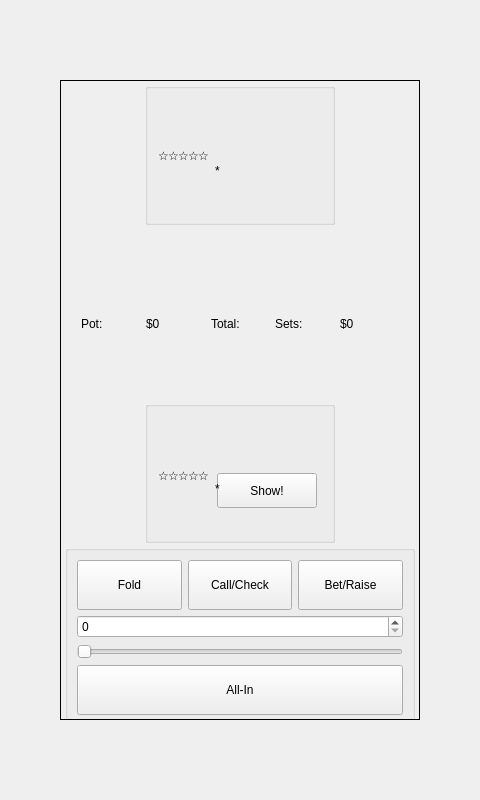
<?xml version="1.0" encoding="UTF-8"?>
<ui version="4.0">
 <class>gameTable</class>
 <widget class="QMainWindow" name="gameTable">
  <property name="geometry">
   <rect>
    <x>0</x>
    <y>0</y>
    <width>480</width>
    <height>800</height>
   </rect>
  </property>
  <property name="minimumSize">
   <size>
    <width>360</width>
    <height>640</height>
   </size>
  </property>
  <property name="windowTitle">
   <string>PokerTH</string>
  </property>
  <widget class="QWidget" name="centralwidget">
   <layout class="QGridLayout" name="gridLayout_Centering">
    <item row="1" column="1">
     <widget class="QFrame" name="frame_FixedContainer">
      <property name="minimumSize">
       <size>
        <width>360</width>
        <height>640</height>
       </size>
      </property>
      <property name="maximumSize">
       <size>
        <width>360</width>
        <height>640</height>
       </size>
      </property>
      <property name="frameShape">
       <enum>QFrame::Box</enum>
      </property>
      <property name="lineWidth">
       <number>1</number>
      </property>
      <layout class="QVBoxLayout" name="verticalLayout_Main">
       <property name="spacing">
        <number>2</number>
       </property>
       <property name="leftMargin">
        <number>2</number>
       </property>
       <property name="topMargin">
        <number>2</number>
       </property>
       <property name="rightMargin">
        <number>2</number>
       </property>
       <property name="bottomMargin">
        <number>2</number>
       </property>
       
       <!-- Opponent -->
       <item alignment="Qt::AlignHCenter">
        <widget class="QGroupBox" name="groupBox1">
         <property name="minimumSize">
          <size>
           <width>190</width>
           <height>142</height>
          </size>
         </property>
         <property name="maximumSize">
          <size>
           <width>190</width>
           <height>142</height>
          </size>
         </property>
         <property name="title">
          <string/>
         </property>
         <property name="alignment">
          <set>Qt::AlignCenter</set>
         </property>
         <widget class="MyAvatarLabel" name="label_Avatar1">
          <property name="geometry">
           <rect>
            <x>13</x>
            <y>79</y>
            <width>50</width>
            <height>50</height>
           </rect>
          </property>
          <property name="scaledContents">
           <bool>true</bool>
          </property>
         </widget>
         <widget class="MyNameLabel" name="label_PlayerName1">
          <property name="geometry">
           <rect>
            <x>70</x>
            <y>117</y>
            <width>104</width>
            <height>14</height>
           </rect>
          </property>
          <property name="alignment">
           <set>Qt::AlignLeading|Qt::AlignLeft|Qt::AlignTop</set>
          </property>
          <property name="openExternalLinks">
           <bool>true</bool>
          </property>
         </widget>
         <widget class="MySetLabel" name="textLabel_Set1">
          <property name="geometry">
           <rect>
            <x>70</x>
            <y>10</y>
            <width>104</width>
            <height>14</height>
           </rect>
          </property>
          <property name="alignment">
           <set>Qt::AlignBottom|Qt::AlignHCenter</set>
          </property>
         </widget>
         <widget class="MyCashLabel" name="textLabel_Cash1">
          <property name="geometry">
           <rect>
            <x>70</x>
            <y>104</y>
            <width>104</width>
            <height>14</height>
           </rect>
          </property>
         </widget>
         <widget class="QLabel" name="textLabel_Button1">
          <property name="geometry">
           <rect>
            <x>18</x>
            <y>16</y>
            <width>40</width>
            <height>42</height>
           </rect>
          </property>
          <property name="text">
           <string/>
          </property>
          <property name="scaledContents">
           <bool>true</bool>
          </property>
         </widget>
         <widget class="MyCardsPixmapLabel" name="pixmapLabel_card1a">
          <property name="geometry">
           <rect>
            <x>86</x>
            <y>26</y>
            <width>48</width>
            <height>76</height>
           </rect>
          </property>
          <property name="scaledContents">
           <bool>true</bool>
          </property>
         </widget>
         <widget class="MyCardsPixmapLabel" name="pixmapLabel_card1b">
          <property name="geometry">
           <rect>
            <x>110</x>
            <y>26</y>
            <width>48</width>
            <height>76</height>
           </rect>
          </property>
          <property name="scaledContents">
           <bool>true</bool>
          </property>
         </widget>
         <widget class="MyStatusLabel" name="textLabel_Status1">
          <property name="geometry">
           <rect>
            <x>67</x>
            <y>43</y>
            <width>111</width>
            <height>40</height>
           </rect>
          </property>
          <property name="text">
           <string/>
          </property>
          <property name="alignment">
           <set>Qt::AlignCenter</set>
          </property>
         </widget>
         <widget class="MyTimeoutLabel" name="label_Timeout1">
          <property name="geometry">
           <rect>
            <x>12</x>
            <y>57</y>
            <width>52</width>
            <height>10</height>
           </rect>
          </property>
          <property name="text">
           <string/>
          </property>
         </widget>
         <widget class="QLabel" name="label_playerTip1">
          <property name="geometry">
           <rect>
            <x>70</x>
            <y>79</y>
            <width>16</width>
            <height>17</height>
           </rect>
          </property>
          <property name="text">
           <string notr="true">*</string>
          </property>
         </widget>
         <widget class="QLabel" name="label_Star31">
          <property name="geometry">
           <rect>
            <x>33</x>
            <y>65</y>
            <width>12</width>
            <height>12</height>
           </rect>
          </property>
          <property name="text">
           <string notr="true">&lt;a&gt;&amp;#9734;&lt;/a&gt;</string>
          </property>
         </widget>
         <widget class="QLabel" name="label_Star21">
          <property name="geometry">
           <rect>
            <x>23</x>
            <y>65</y>
            <width>12</width>
            <height>12</height>
           </rect>
          </property>
          <property name="text">
           <string notr="true">&lt;a&gt;&amp;#9734;&lt;/a&gt;</string>
          </property>
         </widget>
         <widget class="QLabel" name="label_Star51">
          <property name="geometry">
           <rect>
            <x>53</x>
            <y>65</y>
            <width>12</width>
            <height>12</height>
           </rect>
          </property>
          <property name="text">
           <string notr="true">&lt;a&gt;&amp;#9734;&lt;/a&gt;</string>
          </property>
         </widget>
         <widget class="QLabel" name="label_Star41">
          <property name="geometry">
           <rect>
            <x>43</x>
            <y>65</y>
            <width>12</width>
            <height>12</height>
           </rect>
          </property>
          <property name="text">
           <string notr="true">&lt;a&gt;&amp;#9734;&lt;/a&gt;</string>
          </property>
         </widget>
         <widget class="QLabel" name="label_Star11">
          <property name="geometry">
           <rect>
            <x>13</x>
            <y>65</y>
            <width>12</width>
            <height>12</height>
           </rect>
          </property>
          <property name="text">
           <string notr="true">&lt;a&gt;&amp;#9734;&lt;/a&gt;</string>
          </property>
         </widget>
        </widget>
       </item>

       <!-- Board -->
       <item alignment="Qt::AlignHCenter">
        <widget class="QGroupBox" name="groupBox_Board">
         <property name="minimumSize">
          <size>
           <width>350</width>
           <height>180</height>
          </size>
         </property>
         <property name="styleSheet">
          <string notr="true">QGroupBox {border-style:none;}</string>
         </property>
         <layout class="QVBoxLayout" name="verticalLayout_Board">
          <item>
           <widget class="QGroupBox" name="groupBox">
            <property name="minimumSize">
             <size>
              <width>340</width>
              <height>100</height>
             </size>
            </property>
            <widget class="MyCardsPixmapLabel" name="pixmapLabel_cardBoard4">
             <property name="geometry">
              <rect>
               <x>270</x>
               <y>5</y>
               <width>60</width>
               <height>90</height>
              </rect>
             </property>
             <property name="scaledContents"><bool>true</bool></property>
            </widget>
            <widget class="MyCardsPixmapLabel" name="pixmapLabel_cardBoard1">
             <property name="geometry">
              <rect>
               <x>75</x>
               <y>5</y>
               <width>60</width>
               <height>90</height>
              </rect>
             </property>
             <property name="scaledContents"><bool>true</bool></property>
            </widget>
            <widget class="MyCardsPixmapLabel" name="pixmapLabel_cardBoard0">
             <property name="geometry">
              <rect>
               <x>10</x>
               <y>5</y>
               <width>60</width>
               <height>90</height>
              </rect>
             </property>
             <property name="scaledContents"><bool>true</bool></property>
            </widget>
            <widget class="MyCardsPixmapLabel" name="pixmapLabel_cardBoard2">
             <property name="geometry">
              <rect>
               <x>140</x>
               <y>5</y>
               <width>60</width>
               <height>90</height>
              </rect>
             </property>
             <property name="scaledContents"><bool>true</bool></property>
            </widget>
            <widget class="MyCardsPixmapLabel" name="pixmapLabel_cardBoard3">
             <property name="geometry">
              <rect>
               <x>205</x>
               <y>5</y>
               <width>60</width>
               <height>90</height>
              </rect>
             </property>
             <property name="scaledContents"><bool>true</bool></property>
            </widget>
            
            <widget class="QLabel" name="label_CardHolder0"><property name="geometry"><rect><x>10</x><y>5</y><width>60</width><height>90</height></rect></property></widget>
            <widget class="QLabel" name="label_CardHolder1"><property name="geometry"><rect><x>75</x><y>5</y><width>60</width><height>90</height></rect></property></widget>
            <widget class="QLabel" name="label_CardHolder2"><property name="geometry"><rect><x>140</x><y>5</y><width>60</width><height>90</height></rect></property></widget>
            <widget class="QLabel" name="label_CardHolder3"><property name="geometry"><rect><x>205</x><y>5</y><width>60</width><height>90</height></rect></property></widget>
            <widget class="QLabel" name="label_CardHolder4"><property name="geometry"><rect><x>270</x><y>5</y><width>60</width><height>90</height></rect></property></widget>

           </widget>
          </item>
          <item>
           <widget class="QLabel" name="textLabel_handLabel">
            <property name="alignment">
             <set>Qt::AlignCenter</set>
            </property>
           </widget>
          </item>
          
          <item>
           <widget class="QFrame" name="framePotInfo">
            <layout class="QHBoxLayout">
             <item><widget class="QLabel" name="label_Pot"><property name="text"><string>Pot:</string></property></widget></item>
             <item><widget class="QLabel" name="textLabel_Pot"><property name="text"><string>$0</string></property></widget></item>
             <item><widget class="QLabel" name="label_Total"><property name="text"><string>Total:</string></property></widget></item>
             <item><widget class="QLabel" name="label_Sets"><property name="text"><string>Sets:</string></property></widget></item>
             <item><widget class="QLabel" name="textLabel_Sets"><property name="text"><string>$0</string></property></widget></item>
            </layout>
           </widget>
          </item>

          <item>
           <widget class="QLabel" name="label_WinningCombination">
            <property name="alignment">
             <set>Qt::AlignCenter</set>
            </property>
           </widget>
          </item>
          
          <!-- Info Labels restored -->
          <item>
           <widget class="QFrame" name="framegameinfo">
            <layout class="QHBoxLayout">
             <item><widget class="QLabel" name="label_gameNumber"/></item>
             <item><widget class="QLabel" name="label_gameNumberValue"/></item>
             <item><widget class="QLabel" name="label_handNumber"/></item>
             <item><widget class="QLabel" name="label_handNumberValue"/></item>
            </layout>
           </widget>
          </item>
         </layout>
        </widget>
       </item>

       <!-- Player -->
       <item alignment="Qt::AlignHCenter">
        <widget class="QGroupBox" name="groupBox0">
         <property name="minimumSize">
          <size>
           <width>190</width>
           <height>142</height>
          </size>
         </property>
         <property name="maximumSize">
          <size>
           <width>190</width>
           <height>142</height>
          </size>
         </property>
         <property name="title">
          <string/>
         </property>
         <widget class="MyAvatarLabel" name="label_Avatar0">
          <property name="geometry">
           <rect>
            <x>13</x>
            <y>79</y>
            <width>50</width>
            <height>50</height>
           </rect>
          </property>
          <property name="scaledContents">
           <bool>true</bool>
          </property>
         </widget>
         <widget class="MyNameLabel" name="label_PlayerName0">
          <property name="geometry">
           <rect>
            <x>70</x>
            <y>117</y>
            <width>104</width>
            <height>14</height>
           </rect>
          </property>
          <property name="alignment">
           <set>Qt::AlignLeading|Qt::AlignLeft|Qt::AlignTop</set>
          </property>
          <property name="openExternalLinks">
           <bool>true</bool>
          </property>
         </widget>
         <widget class="MySetLabel" name="textLabel_Set0">
          <property name="geometry">
           <rect>
            <x>70</x>
            <y>10</y>
            <width>104</width>
            <height>14</height>
           </rect>
          </property>
          <property name="alignment">
           <set>Qt::AlignBottom|Qt::AlignHCenter</set>
          </property>
         </widget>
         <widget class="MyCashLabel" name="textLabel_Cash0">
          <property name="geometry">
           <rect>
            <x>70</x>
            <y>104</y>
            <width>104</width>
            <height>12</height>
           </rect>
          </property>
         </widget>
         <widget class="QLabel" name="textLabel_Button0">
          <property name="geometry">
           <rect>
            <x>18</x>
            <y>16</y>
            <width>40</width>
            <height>42</height>
           </rect>
          </property>
          <property name="text">
           <string/>
          </property>
          <property name="scaledContents">
           <bool>true</bool>
          </property>
         </widget>
         <widget class="MyCardsPixmapLabel" name="pixmapLabel_card0a">
          <property name="geometry">
           <rect>
            <x>86</x>
            <y>26</y>
            <width>48</width>
            <height>76</height>
           </rect>
          </property>
          <property name="scaledContents">
           <bool>true</bool>
          </property>
         </widget>
         <widget class="MyCardsPixmapLabel" name="pixmapLabel_card0b">
          <property name="geometry">
           <rect>
            <x>110</x>
            <y>26</y>
            <width>48</width>
            <height>76</height>
           </rect>
          </property>
          <property name="scaledContents">
           <bool>true</bool>
          </property>
         </widget>
         <widget class="MyStatusLabel" name="textLabel_Status0">
          <property name="geometry">
           <rect>
            <x>67</x>
            <y>43</y>
            <width>111</width>
            <height>40</height>
           </rect>
          </property>
          <property name="text">
           <string/>
          </property>
          <property name="alignment">
           <set>Qt::AlignCenter</set>
          </property>
         </widget>
         <widget class="MyTimeoutLabel" name="label_Timeout0">
          <property name="geometry">
           <rect>
            <x>12</x>
            <y>64</y>
            <width>52</width>
            <height>10</height>
           </rect>
          </property>
          <property name="text">
           <string/>
          </property>
         </widget>
         <widget class="MyActionButton" name="pushButton_showMyCards">
          <property name="geometry">
           <rect>
            <x>72</x>
            <y>72</y>
            <width>100</width>
            <height>35</height>
           </rect>
          </property>
          <property name="text">
           <string notr="true">Show!</string>
          </property>
         </widget>
         <widget class="QLabel" name="label_playerTip0">
          <property name="geometry">
           <rect>
            <x>70</x>
            <y>79</y>
            <width>16</width>
            <height>17</height>
           </rect>
          </property>
          <property name="text">
           <string notr="true">*</string>
          </property>
         </widget>
         <widget class="QLabel" name="label_Star30">
          <property name="geometry">
           <rect>
            <x>33</x>
            <y>67</y>
            <width>12</width>
            <height>12</height>
           </rect>
          </property>
          <property name="text">
           <string notr="true">&lt;a&gt;&amp;#9734;&lt;/a&gt;</string>
          </property>
         </widget>
         <widget class="QLabel" name="label_Star20">
          <property name="geometry">
           <rect>
            <x>23</x>
            <y>67</y>
            <width>12</width>
            <height>12</height>
           </rect>
          </property>
          <property name="text">
           <string notr="true">&lt;a&gt;&amp;#9734;&lt;/a&gt;</string>
          </property>
         </widget>
         <widget class="QLabel" name="label_Star50">
          <property name="geometry">
           <rect>
            <x>53</x>
            <y>67</y>
            <width>12</width>
            <height>12</height>
           </rect>
          </property>
          <property name="text">
           <string notr="true">&lt;a&gt;&amp;#9734;&lt;/a&gt;</string>
          </property>
         </widget>
         <widget class="QLabel" name="label_Star40">
          <property name="geometry">
           <rect>
            <x>43</x>
            <y>67</y>
            <width>12</width>
            <height>12</height>
           </rect>
          </property>
          <property name="text">
           <string notr="true">&lt;a&gt;&amp;#9734;&lt;/a&gt;</string>
          </property>
         </widget>
         <widget class="QLabel" name="label_Star10">
          <property name="geometry">
           <rect>
            <x>13</x>
            <y>67</y>
            <width>12</width>
            <height>12</height>
           </rect>
          </property>
          <property name="text">
           <string notr="true">&lt;a&gt;&amp;#9734;&lt;/a&gt;</string>
          </property>
         </widget>
        </widget>
       </item>

       <!-- Controls -->
       <item alignment="Qt::AlignHCenter">
        <widget class="QGroupBox" name="groupBoxControls">
         <property name="minimumSize">
          <size>
           <width>350</width>
           <height>180</height>
          </size>
         </property>
         <property name="title">
          <string/>
         </property>
         <layout class="QGridLayout" name="gridLayout_Controls">
          <item row="0" column="0">
           <widget class="MyActionButton" name="pushButton_Fold">
            <property name="minimumSize">
             <size>
              <width>0</width>
              <height>50</height>
             </size>
            </property>
            <property name="text">
             <string>Fold</string>
            </property>
           </widget>
          </item>
          <item row="0" column="1">
           <widget class="MyActionButton" name="pushButton_CallCheck">
            <property name="minimumSize">
             <size>
              <width>0</width>
              <height>50</height>
             </size>
            </property>
            <property name="text">
             <string>Call/Check</string>
            </property>
           </widget>
          </item>
          <item row="0" column="2">
           <widget class="MyActionButton" name="pushButton_BetRaise">
            <property name="minimumSize">
             <size>
              <width>0</width>
              <height>50</height>
             </size>
            </property>
            <property name="text">
             <string>Bet/Raise</string>
            </property>
           </widget>
          </item>
          <item row="1" column="0" colspan="3">
           <widget class="QSpinBox" name="spinBox_betValue"/>
          </item>
          <item row="2" column="0" colspan="3">
           <widget class="Slider" name="horizontalSlider_bet">
            <property name="orientation">
             <enum>Qt::Horizontal</enum>
            </property>
           </widget>
          </item>
          <item row="3" column="0" colspan="3">
           <widget class="MyActionButton" name="pushButton_AllIn">
            <property name="minimumSize">
             <size>
              <width>0</width>
              <height>50</height>
             </size>
            </property>
            <property name="text">
             <string>All-In</string>
            </property>
           </widget>
          </item>
         </layout>
        </widget>
       </item>
      </layout>
     </widget>
    </item>
    <item row="0" column="1">
     <spacer name="verticalSpacer_Top">
      <property name="orientation">
       <enum>Qt::Vertical</enum>
      </property>
      <property name="sizeHint" stdset="0">
       <size>
        <width>20</width>
        <height>40</height>
       </size>
      </property>
     </spacer>
    </item>
    <item row="2" column="1">
     <spacer name="verticalSpacer_Bottom">
      <property name="orientation">
       <enum>Qt::Vertical</enum>
      </property>
      <property name="sizeHint" stdset="0">
       <size>
        <width>20</width>
        <height>40</height>
       </size>
      </property>
     </spacer>
    </item>
    <item row="1" column="0">
     <spacer name="horizontalSpacer_Left">
      <property name="orientation">
       <enum>Qt::Horizontal</enum>
      </property>
      <property name="sizeHint" stdset="0">
       <size>
        <width>40</width>
        <height>20</height>
       </size>
      </property>
     </spacer>
    </item>
    <item row="1" column="2">
     <spacer name="horizontalSpacer_Right">
      <property name="orientation">
       <enum>Qt::Horizontal</enum>
      </property>
      <property name="sizeHint" stdset="0">
       <size>
        <width>40</width>
        <height>20</height>
       </size>
      </property>
     </spacer>
    </item>
   </layout>
  </widget>

  <action name="actionNewGame">
   <property name="text">
    <string>Start Local Game ...</string>
   </property>
   <property name="shortcut">
    <string>Ctrl+N</string>
   </property>
  </action>
  <action name="actionQuit">
   <property name="text">
    <string>Quit</string>
   </property>
   <property name="shortcut">
    <string>Ctrl+Q</string>
   </property>
  </action>
  <action name="actionAboutPokerth">
   <property name="text">
    <string>About PokerTH ...</string>
   </property>
  </action>
  <action name="actionSettings">
   <property name="text">
    <string>Settings ...</string>
   </property>
  </action>
  <action name="actionCreate_network_Game">
   <property name="text">
    <string>Create Network Game ...</string>
   </property>
   <property name="shortcut">
    <string>Ctrl+O</string>
   </property>
  </action>
  <action name="actionJoin_network_Game">
   <property name="text">
    <string>Join Network Game ...</string>
   </property>
   <property name="shortcut">
    <string>Ctrl+J</string>
   </property>
  </action>
  <action name="actionFullScreen">
   <property name="icon">
    <iconset resource="resources/pokerth.qrc">
     <normaloff>:/gfx/view-fullscreen.png</normaloff>:/gfx/view-fullscreen.png</iconset>
   </property>
   <property name="text">
    <string>Fullscreen</string>
   </property>
   <property name="shortcut">
    <string>Ctrl+F</string>
   </property>
  </action>
  <action name="actionInternet_Game">
   <property name="text">
    <string>Internet Game ...</string>
   </property>
   <property name="shortcut">
    <string>Ctrl+I</string>
   </property>
  </action>
  <action name="actionConfigure_PokerTH">
   <property name="icon">
    <iconset resource="resources/pokerth.qrc">
     <normaloff>:/gfx/systemsettings.png</normaloff>:/gfx/systemsettings.png</iconset>
   </property>
   <property name="text">
    <string>Configure PokerTH ...</string>
   </property>
  </action>
  <action name="actionClose">
   <property name="icon">
    <iconset resource="resources/pokerth.qrc">
     <normaloff>:/gfx/application_exit.png</normaloff>:/gfx/application_exit.png</iconset>
   </property>
   <property name="text">
    <string>Close</string>
   </property>
   <property name="shortcut">
    <string>Ctrl+X</string>
   </property>
  </action>
 </widget>
 <customwidgets>
  <customwidget>
   <class>MySetLabel</class>
   <extends>QLabel</extends>
   <header>mysetlabel.h</header>
  </customwidget>
  <customwidget>
   <class>MyLeftTabWidget</class>
   <extends>QTabWidget</extends>
   <header>mylefttabwidget.h</header>
   <container>1</container>
  </customwidget>
  <customwidget>
   <class>MyRightTabWidget</class>
   <extends>QTabWidget</extends>
   <header>myrighttabwidget.h</header>
   <container>1</container>
  </customwidget>
  <customwidget>
   <class>MyStatusLabel</class>
   <extends>QLabel</extends>
   <header>mystatuslabel.h</header>
  </customwidget>
  <customwidget>
   <class>MyCardsPixmapLabel</class>
   <extends>QLabel</extends>
   <header>mycardspixmaplabel.h</header>
  </customwidget>
  <customwidget>
   <class>MyAvatarLabel</class>
   <extends>QLabel</extends>
   <header>myavatarlabel.h</header>
  </customwidget>
  <customwidget>
   <class>MyChanceLabel</class>
   <extends>QLabel</extends>
   <header>mychancelabel.h</header>
  </customwidget>
  <customwidget>
   <class>MyActionButton</class>
   <extends>QPushButton</extends>
   <header>myactionbutton.h</header>
  </customwidget>
  <customwidget>
   <class>MyTimeoutLabel</class>
   <extends>QLabel</extends>
   <header>mytimeoutlabel.h</header>
  </customwidget>
  <customwidget>
   <class>MyNameLabel</class>
   <extends>QLabel</extends>
   <header>mynamelabel.h</header>
  </customwidget>
  <customwidget>
   <class>Slider</class>
   <extends>QSlider</extends>
   <header>myslider.h</header>
  </customwidget>
  <customwidget>
   <class>MyCashLabel</class>
   <extends>QLabel</extends>
   <header>mycashlabel.h</header>
  </customwidget>
 </customwidgets>
 <resources>
  <include location="resources/pokerth.qrc" />
 </resources>
 <connections>
 </connections>
</ui>
